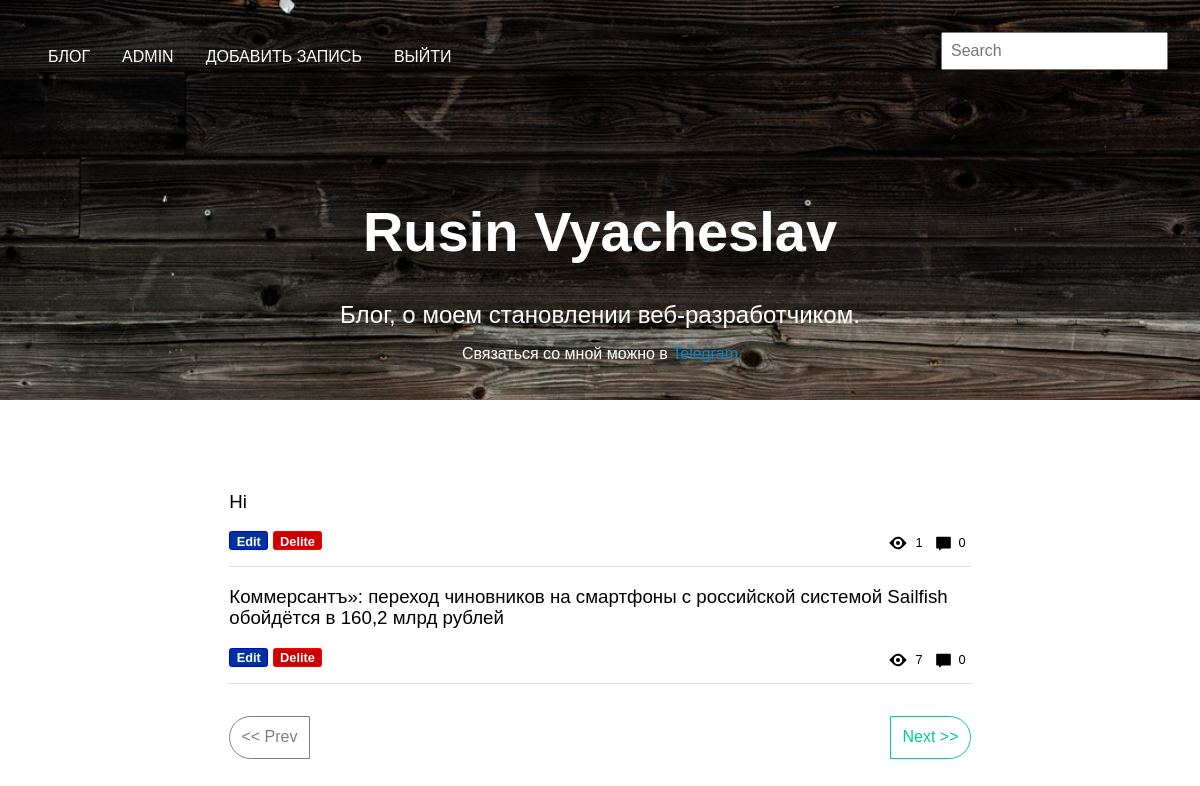
The app's page /admin (signed in), older data.
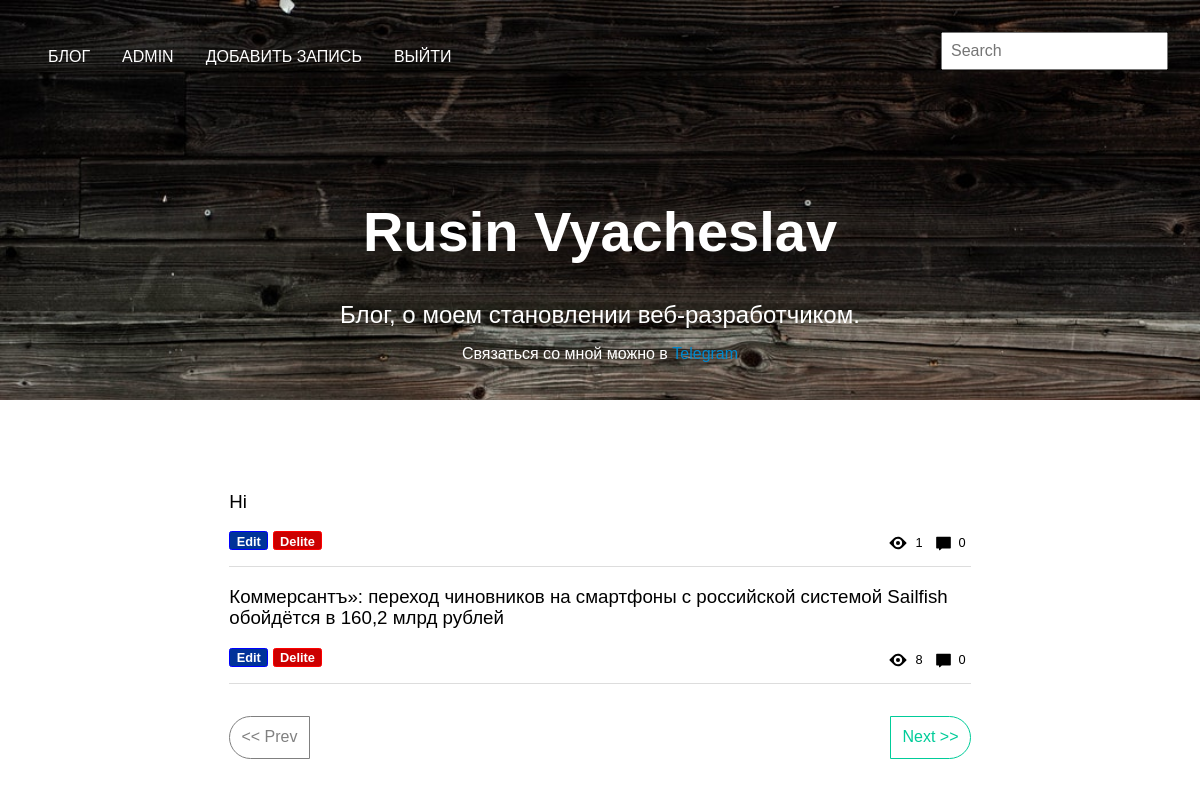
The same page, newer data.
### app/models.py (models this page shows)
class Post(db.Model):
	id = db.Column(db.Integer, primary_key=True)
	header = db.Column(db.String(128), index=True)
	text = db.Column(db.String(512))
	date = db.Column(db.DateTime(), default=datetime.utcnow)
	user_id = db.Column(db.Integer, db.ForeignKey('user.id'))
	comment_id = db.relationship('Comment', backref='post', lazy=True)
	add_comment = db.Column(db.Boolean)
	views = db.Column(db.Integer(), default=0)

### app/views.py (the view)
@app.route('/admin', methods=['GET'])
@login_required
def admin():
	page = request.args.get('page', 1, type=int)
	posts = Post.query.order_by(Post.date.desc()).paginate(page, app.config['ADMIN_PER_PAGE'], error_out=False)
	comment_count = Comment.query.filter(Comment.post_id==Post.id).count()
	return render_template('admin.html', posts=posts, com_ct=comment_count)

### app/models.py (called while the page is built)
@login.user_loader
def load_user(id):
	return User.query.get(int(id))

### app/views.py (called while the page is built)
@app.context_processor
def utility_processor():
    def comment_ct(id):
        return Comment.query.filter(Comment.post_id==id).count()
    return dict(comment_ct=comment_ct)

### app/templates/admin.html
{% extends 'base.html' %}
{% block header %}
  {% include '_header.html' %}
{% endblock %}
{% block content %}
  <section class='main'>
      <div class='post' id='post'>
        {% for post in posts.items %}
        <h3 class='post__header'>
          <a style='color: black;' href="{{ url_for('post', id=post.id, _anchor='post') }}">{{ post.header }} </a>
        </h3>
          <div class='dop_func admin_line'>
          <a class='edit_btn' href="{{ url_for('edit_post', id=post.id, _anchor='edit_post') }}">Edit</a>
          <a class='del_btn' href="{{ url_for('delite', id=post.id) }}">Delite</a>
          <div class='com_views'>
            <img class='views' src="{{ url_for('static', filename='images/fi-eye.svg') }}">
            <span class='views_text'>{{ post.views }}</span>
            <img class='com' src="{{ url_for('static', filename='images/fi-comment.svg') }}">
            <span class='com_text'><a style='color:black;' href="{{ url_for('post', id=post.id, _anchor='comment-text') }}">{{ comment_ct(post.id) }}</a></span>
          </div>
        </div>
      {% endfor %}
      {% if posts.has_prev %}
		  <a style='color:#00cc99;' class='paginate left' href="{{ url_for('admin', page=posts.prev_num, _anchor='post') }}">&lt;&lt; Prev</a>
		{% else %}
		  <span class='disable left'>&lt;&lt; Prev</span>
		{% endif %}
		{% if posts.has_next %}
		  <a style='color:#00cc99;' class='paginate right' href="{{ url_for('admin', page=posts.next_num, _anchor='post') }}">Next &gt;&gt;</a>
		{% else %}
		  <span class='disable right'>Next &gt;&gt;</span>
		{% endif %}
      </div>
    </section>
{% endblock %}

### app/templates/base.html (shortened to what this page needs)
<!DOCTYPE html>
<html>
  <head>
	<link href='{{ url_for("static", filename="style.css") }}' rel='stylesheet'>
    <link href='{{ url_for("static", filename="normolize.css") }}' rel='stylesheet'>
  </head>
  <body>
   <div class='wrapper'>
    {% block header %}
    {% endblock %}
    {% block content %}
    {% endblock %}
    </div>
  </body>
</html>

### app/templates/_header.html (shortened to what this page needs)
<header class='header'>
  	<nav class='nav'>
  	  <a href="{{ url_for('index', _anchor='post') }}" class='nav__link'>Блог</a>
        {% if current_user.is_authenticated %}
          <a href="{{ url_for('admin', _anchor='post') }}" class='nav__link'>ADMIN</a>
          <a href="{{ url_for('add_post', _anchor='add_post') }}" class='nav__link'>Добавить запись</a>
          <a href="{{ url_for('logout') }}" class='nav__link'>Выйти</a>
        {% endif %}
        <form class='search' action="{{ url_for('search') }}" method='GET'>
          <input class='search__field' type='text' name='q' placeholder='Search'>
        </form>
      </nav>
      <div class='header__info'>
        <div class='header__block-info'>
          {% block info_or_login %}
            {% include '_info_page.html' %}
          {% endblock %}
        </div>
      </div>
    </header>

### app/templates/_info_page.html
<h1 class='info__name'><a href="{{ url_for('index', _anchor='post') }}">Rusin Vyacheslav</a></h1>
<span class='info__skill'>
  Блог, о моем становлении веб-разработчиком.
</span>
<p class=''>
  Связаться со мной можно в<a class='link-telegram' href='https://t.me/rusin_vyacheslav'> Telegram</a>
</p>

### app/static/style.css (style rules this page uses)
html, body { font-family: 'PT Sans', sans-serif; font-size: 16px; height: 100vh; width: 100%; }
a { text-decoration: none; color: #fff; }
a:link, a:visited { color: #fff; }
input, textarea, button { padding: .5em; }
input[placeholder], textarea[placeholder] { font-size: 1em }
.header { background-image: url('images/doski.jpeg'); background-repeat: no-repeat; background-size: cover; color: white; height: 50vh; }
.nav { display: flex; height: 3em; padding: 2em; }
.nav__link { padding: 1em; text-transform: uppercase; }
.search { margin-left: auto; height: 3em; }
.header__info { display: flex; height: 42.5vh; text-align: center; align-items: center; justify-content: center; }
.header__block-info { height: 15em; }
.info__name { font-size: 3.5em; }
.info__skill { font-size: 1.5em; font-weigth: 100; }
.wrapper { display: flex; min-height: 100vh; flex-direction: column; }
.main { display: flex; justify-content: center; flex-direction: space-between; padding: 1.5em; margin: 3em; }
.post { width: 70.215053763440862%; }
.post__header { font-weight: 500; }
.link-telegram, .link-telegram:link, .link-telegram:visited { color: #0088cc; }
.edit_btn { display: inline-block; padding-top: .2em; padding-right: .5em; padding-left: .5em; border: 1px solid blue; cursor: pointer; width: auto; border-radius: .2em; font-size: .8em; font-weight: bold; background-color: #003399; }
.del_btn { display: inline-block; padding-top: .2em; padding-right: .5em; padding-left: .5em; border: 1px solid red; background-color: #CC0000; cursor: pointer; width: auto; border-radius: .2em; font-size: .8em; font-weight: bold; }
.admin_line { display: block; border-bottom: 1px solid #dddddd; padding-bottom: 1em; }
.dop_func { display: block; }
.com_views { display: flex; float: right; }
.com { display: inline-block; width: 1.2em; height: 1.2em; padding-left: .4em; padding-top:.2em; }
.views { display: inline-block; width: 1.5em; height: 1.5em; padding-left: .4em; }
.views_text { display: inline-block; padding: .4em; font-size: .8em; line-height: auto; }
.com_text { display: inline-block; padding: .4em; font-size: .8em; }
.paginate { display: inline-block; border: 1px solid #00cc99; padding: .7em; color: #00cc99; margin-top: 2em; }
a.paginate { -webkit-tap-highlight-color: rgba(0, 0, 0, 0); -webkit-tap-highlight-color: transparent; }
.disable { display: inline-block; border: 1px solid gray; padding: .7em; color: gray; margin-top: 2em; }
.left { border-radius: 1.5em 0 0 1.5em; }
.right { border-radius: 0 1.5em 1.5em 0; float: right; }

### app/static/normolize.css (style rules this page uses)
html { line-height: 1.15; -webkit-text-size-adjust: 100%; }
body { margin: 0; }
h1 { font-size: 2em; margin: 0.67em 0; }
a { background-color: transparent; }
img { border-style: none; }
button, input, optgroup, select, textarea { font-family: inherit; font-size: 100%; line-height: 1.15; margin: 0; }
button, input { overflow: visible; }

Row changes from the older to the newer data that the page shows:
changed Post (number 2 of 2 on the later page): views "7" → "8"
